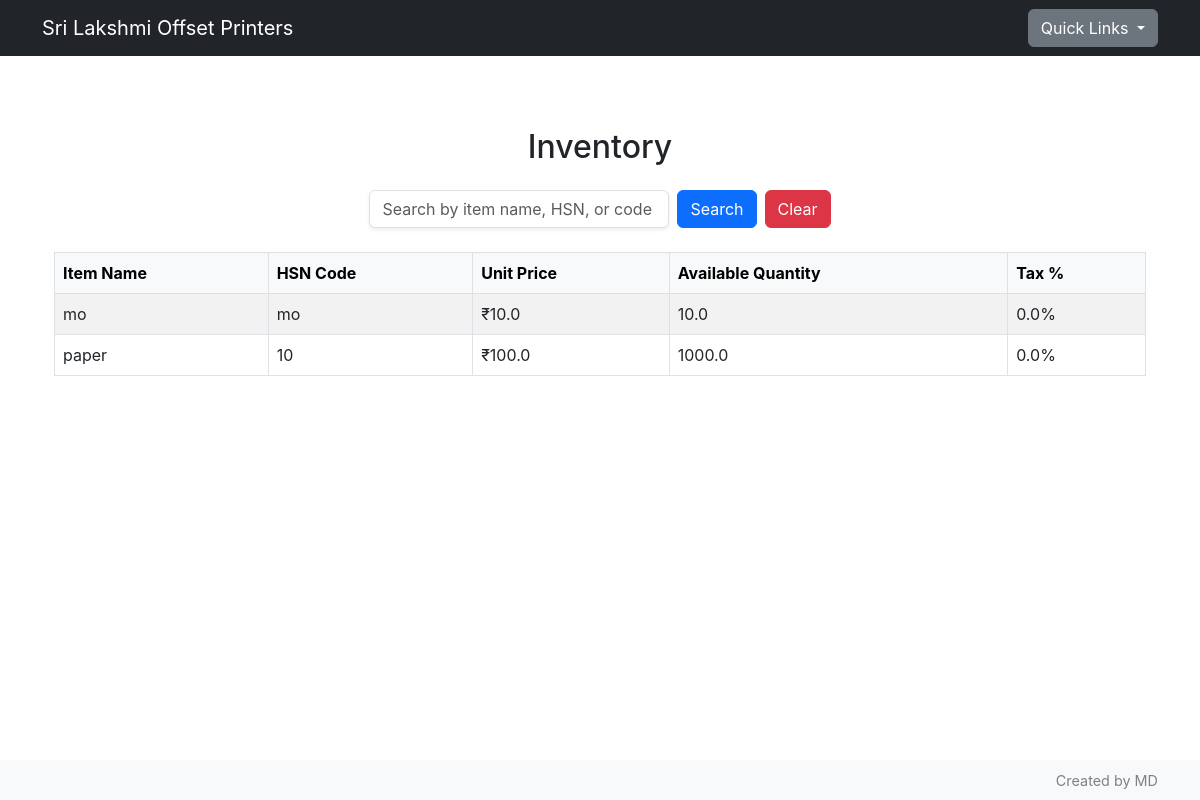
The app's page /view_inventory, older data.
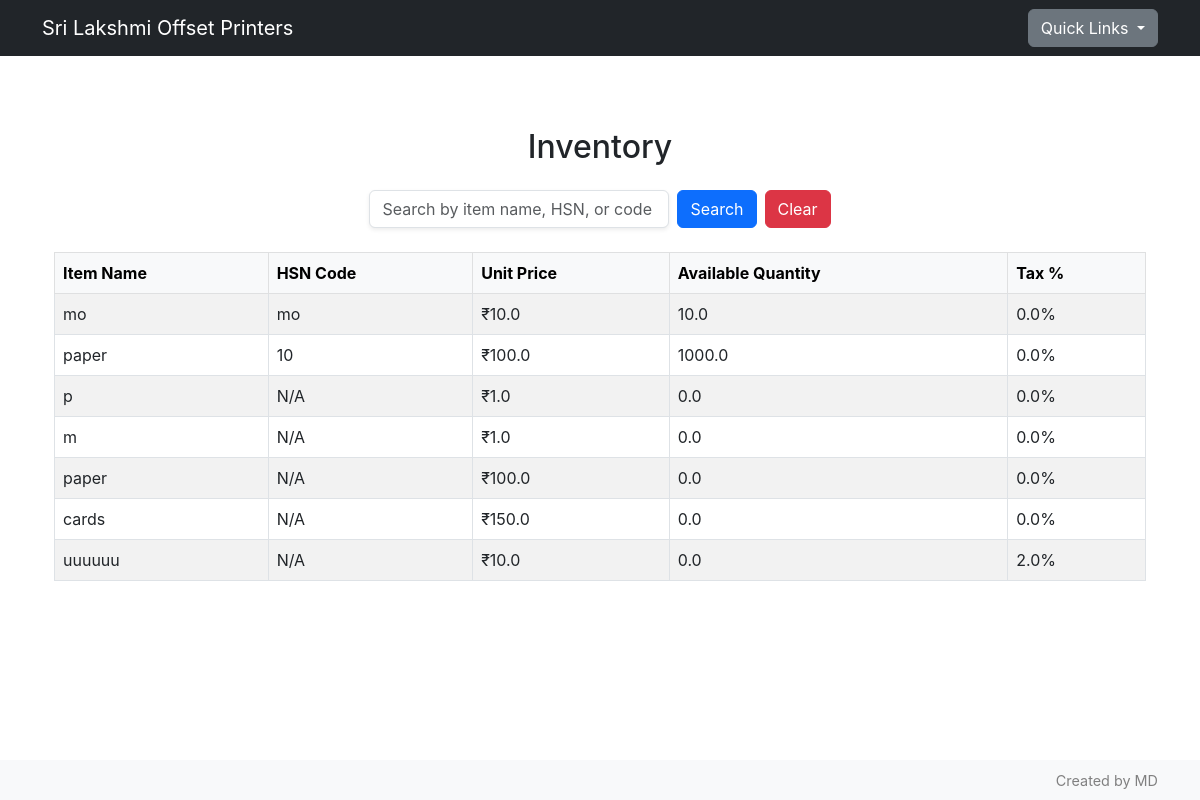
The same page, newer data.
### db/models.py (models this page shows)
class item(db.Model):
    id = db.Column(db.Integer, primary_key=True)
    name = db.Column(db.String(50), nullable=False)
    hsn = db.Column(db.String(50))
    unitPrice = db.Column(db.Float, nullable=False)
    quantity = db.Column(db.Float, default=1)
    taxPercentage = db.Column(db.Float)

### app.py (the view)
@app.route('/view_inventory')
def view_inventory():
    query = request.args.get('q', '').lower()
    inventory = item.query.all()
    if query:
        inventory = [
            item for item in inventory
            if query in item.name.lower() or query in item.hsn
        ]
    return render_template('view_inventory.html', inventory=inventory)

### templates/view_inventory.html
{% extends 'base.html' %}
{% block content %}
<div class="container py-4">
  <h2 class="mb-4 text-center">Inventory</h2>
  <form method="GET" action="{{ url_for('view_inventory') }}" class="row g-2 mb-4 justify-content-center align-items-end">
    <div class="col-auto">
      <input type="text" name="q" class="form-control shadow-sm" style="min-width: 300px;" placeholder="Search by item name, HSN, or code" value="{{ request.args.get('q', '') }}">
    </div>
    <div class="col-auto">
      <button type="submit" class="btn btn-primary">Search</button>
    </div>
    <div class="col-auto">
      <a href="{{ url_for('view_inventory') }}" class="btn btn-danger">Clear</a>
    </div>
  </form>
  {% if inventory %}
    <div class="table-responsive">
      <table class="table table-striped table-bordered align-middle text-start">
        <thead class="table-light">
          <tr>
            <th>Item Name</th>
            <th>HSN Code</th>
            <th>Unit Price</th>
            <th>Available Quantity</th>
            <th>Tax %</th>
          </tr>
        </thead>
        <tbody>
          {% for item in inventory %}
          <tr>
            <td>{{ item.name }}</td>
            <td>{{ item.hsn }}</td>
            <td>₹{{ item.unitPrice }}</td>
            <td>{{ item.quantity }}</td>
            <td>{{ item.taxPercentage }}%</td>
          </tr>
          {% endfor %}
        </tbody>
      </table>
    </div>
  {% else %}
    <p class="text-center text-muted">No inventory items found.</p>
  {% endif %}
</div>
{% endblock %}

### templates/base.html (shortened to what this page needs)
<!DOCTYPE html>
<html lang="en">
<head>
    <link href="https://cdn.jsdelivr.net/npm/bootstrap@5.3.0/dist/css/bootstrap.min.css" rel="stylesheet">
    <link href="{{ url_for('static', filename='css/style.css') }}" rel="stylesheet">
    <link rel="stylesheet" href="https://cdn.jsdelivr.net/npm/bootstrap-icons@1.10.5/font/bootstrap-icons.css">
</head>
<body class="d-flex flex-column min-vh-100">
{% if not hide_navbar %}
<nav class="navbar navbar-expand-lg navbar-dark bg-dark mb-4">
  <div class="container d-flex justify-content-between align-items-center">
    <a class="navbar-brand" href="/">Sri Lakshmi Offset Printers</a>
    <div class="dropdown ms-3">
      <button class="btn btn-secondary dropdown-toggle" type="button" id="staticDropdownButton" data-bs-toggle="dropdown" aria-expanded="false">
        Quick Links
      </button>
    </div>
  </div>
</nav>
{% endif %}
<main class="flex-fill">
  <div class="container py-4">
    {% block content %}{% endblock %}
  </div>
</main>
<footer class = "text-muted fixed-bottom bg-light py-2">
    <div class = "container text-end">
        <small>Created by MD</small>
    </div>
</footer>
</body>
</html>

### static/css/style.css (style rules this page uses)
footer small { color: grey; font-size: 0.9rem; }
body { font-family: -apple-system, BlinkMacSystemFont, "Segoe UI", Roboto, "Helvetica Neue", Arial, sans-serif; }

Row changes from the older to the newer data that the page shows:
added item: name "p", hsn "N/A", unitPrice "1.0", quantity "0.0", taxPercentage "0.0"
added item: name "m", hsn "N/A", unitPrice "1.0", quantity "0.0", taxPercentage "0.0"
added item: name "paper", hsn "N/A", unitPrice "100.0", quantity "0.0", taxPercentage "0.0"
added item: name "cards", hsn "N/A", unitPrice "150.0", quantity "0.0", taxPercentage "0.0"
added item: name "uuuuuu", hsn "N/A", unitPrice "10.0", quantity "0.0", taxPercentage "2.0"
